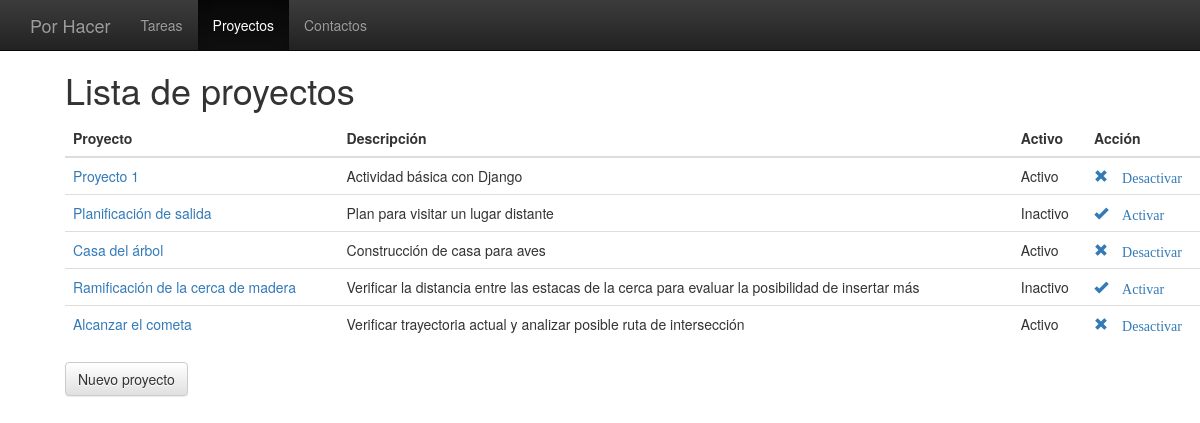
The page /proyectos/ on the database as committed earlier.
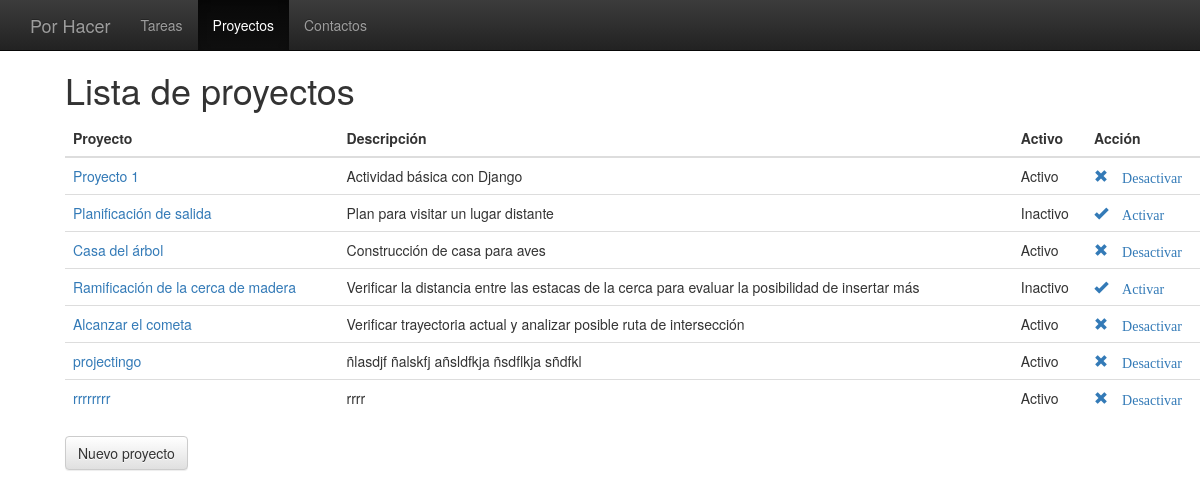
The same page on the database as committed later.
### porhacer/models.py (models this page shows, shortened)
class Proyecto(models.Model):
    nombre = models.CharField(max_length=200)
    descripcion = models.TextField(max_length=1500)
    activo = models.BooleanField(default=True)

### porhacer/views.py (the view)
# urls.py: url(r'^proyectos/$', views.listaProyectos, name='listaproy'),
def listaProyectos(request, mensaje=None):
    listaproyectos = Proyecto.objects.all()
    context = {'listaproyectos': listaproyectos,}
    return render (request, 'proyectos/listaproyectos.html', context)

### porhacer/templates/proyectos/listaproyectos.html (shortened to what this page needs)
<!DOCTYPE html>
<html lang="en">
  <head>
	<link rel="stylesheet" href="https://maxcdn.bootstrapcdn.com/bootstrap/3.3.6/css/bootstrap.min.css">
	<link rel="stylesheet" href="https://maxcdn.bootstrapcdn.com/bootstrap/3.3.6/css/bootstrap-theme.min.css">
  </head>
  <body style="padding:50px;">
    <nav class="navbar navbar-inverse navbar-fixed-top">
      <div class="container">
        <div class="navbar-header">
          <a class="navbar-brand" href="{% url 'index' %}">Por Hacer</a>
        </div>
        <div id="navbar" class="collapse navbar-collapse">
          <ul class="nav navbar-nav">
            <li><a href="{% url 'index' %}">Tareas</a></li>
            <li class="active"><a href="#">Proyectos</a></li>
            <li><a href="{% url 'contactos' %}" >Contactos</a></li>
          </ul>
        </div>
      </div>
    </nav>
    <div class="container">
    <h1>Lista de proyectos</h1>
    {% if listaproyectos %}
      <table class="table">
        <thead>
          <tr>
            <th>Proyecto</th>
            <th>Descripción</th>
            <th>Activo</th>
            <th>Acción</th>
          </tr>
        </thead>
        <tbody>
        {% for proyecto in listaproyectos %}
          <tr>
            <td><a href="{% url 'detalleproy' proyecto.id %}" >{{ proyecto.nombre }}</a></td>
            <td>{{ proyecto.descripcion  }}</td>
            <td>
              {% if proyecto.activo %}
              Activo
              {% else %}
              Inactivo
              {% endif %}
            </td>
            <td>
              {% if proyecto.activo %}
              <a href="{% url 'desactivaproy' proyecto.id %}" ><span class="glyphicon glyphicon-remove"> Desactivar</a>
              {% else %}
              <a href="{% url 'activaproy' proyecto.id %}" ><span class="glyphicon glyphicon-ok"> Activar</a>
              {% endif %}
            </td>
          </tr>
        {% endfor %}
        </tbody>
      </table>
    {% else %}
      <p>No hay proyectos registrados</p>
    {% endif %}
    <a href="{% url 'nuevoproyecto' %}" ><div class="btn btn-default" id="machacable" >Nuevo proyecto</div> </a>
    </div>
  </body>
</html>

Rows that differ between the two databases and show on the page:
added Proyecto: nombre "projectingo", descripcion "ñlasdjf ñalskfj añsldfkja ñsdflkja sñdfkl", activo "Activo"
added Proyecto: nombre "rrrrrrrr", descripcion "rrrr", activo "Activo"
